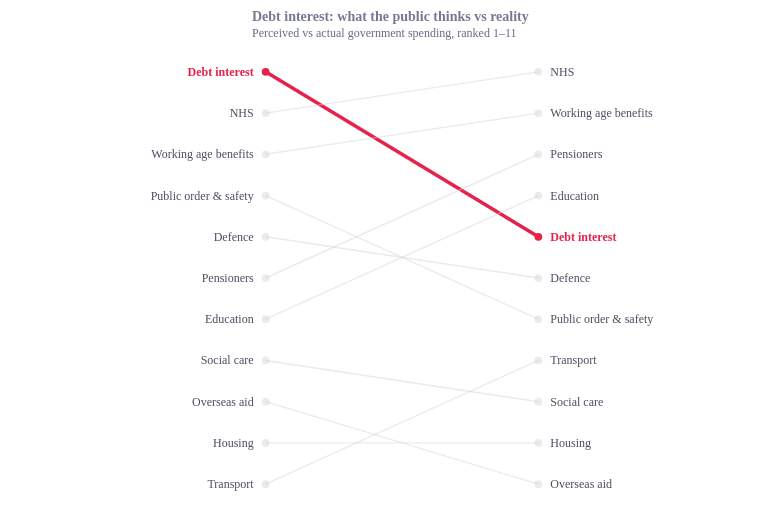

Here is the notebook cell this chart was saved with:
### Code cell
import pandas as pd
import altair as alt
from ecostyles import EcoStyles

styles = EcoStyles(); styles.register_and_enable_theme()

# YouGov perceptions (9–14 Nov 2025) vs reality (IFS). rank 1 = most spent.
perc = ["Debt interest","NHS","Working age benefits","Public order & safety","Defence",
        "Pensioners","Education","Social care","Overseas aid","Housing","Transport"]
real = ["NHS","Working age benefits","Pensioners","Education","Debt interest","Defence",
        "Public order & safety","Transport","Social care","Housing","Overseas aid"]

rows = []
for cat in perc:
    rows.append((cat, "Public thinks", perc.index(cat)+1, 0))
    rows.append((cat, "Reality",       real.index(cat)+1, 1))
df = pd.DataFrame(rows, columns=["cat","side","rank","xpos"])
df["hl"] = df["cat"] == "Debt interest"

RED, GREY, INKGREY = "#e6224b", "#cdd2dc", "#4a4f60"
base = alt.Chart(df)
ex = alt.X("xpos:Q", scale=alt.Scale(domain=[-0.05, 1.05]), axis=None)
ey = alt.Y("rank:Q", scale=alt.Scale(reverse=True, domain=[0.3, 11.7]), axis=None)

lines = base.mark_line().encode(x=ex, y=ey, detail="cat:N",
    color=alt.condition("datum.hl", alt.value(RED), alt.value(GREY)),
    size=alt.condition("datum.hl", alt.value(3.5), alt.value(1.4)),
    opacity=alt.condition("datum.hl", alt.value(1), alt.value(0.45)))
pts = base.mark_circle(size=60).encode(x=ex, y=ey,
    color=alt.condition("datum.hl", alt.value(RED), alt.value(GREY)),
    opacity=alt.condition("datum.hl", alt.value(1), alt.value(0.45)))

def txt(side, align, dx, hl, bold):
    d = df[(df.side == side) & (df.hl == hl)]
    return alt.Chart(d).mark_text(align=align, dx=dx, fontSize=12,
        fontWeight="bold" if bold else "normal",
        color=RED if hl else INKGREY).encode(x=ex, y=ey, text="cat:N")

labels = (txt("Public thinks","right",-12,False,False) + txt("Public thinks","right",-12,True,True)
        + txt("Reality","left",12,False,False)          + txt("Reality","left",12,True,True))


chart = (lines + pts + labels).properties(
    width=300, height=470, padding={"left":150, "right":130, "top":10, "bottom":10},
    title=alt.Title("Debt interest: what the public thinks vs reality",
        subtitle="Perceived vs actual government spending, ranked 1–11"))

styles.save(chart, name="perception_vs_reality", svg=True)
chart

### Figure 1 — Vega-Lite specification as saved in the notebook (floating-point values rounded to 4 significant figures)
{"config": {"font": "Circular Std", "text": {"color": "#676A86", "align": "left", "baseline": "middle", "dx": 7, "dy": 0, "fontSize": 11}, "view": {"stroke": null, "continuousWidth": 400, "continuousHeight": 300, "discreteWidth": 400, "discreteHeight": 300}, "range": {"category": ["#36B7B4", "#E6224B", "#F4C245", "#0063AF", "#00A767", "#179FDB", "#EB5C2E", "#5C267B", "#122B39"], "diverging": ["#E6224B", "#E54753", "#C9C9C9", "#179FDB", "#122B39"], "heatmap": ["#C9C9C9", "#179FDB", "#0063AF", "#122B39"], "ordinal": ["#00A767", "#36B7B4", "#179FDB", "#0063AF", "#243B5A"]}, "bar": {"color": "#179fdb"}, "line": {"color": "#e6224b"}, "rule": {"color": "#676A86"}, "area": {"opacity": 0.8}, "point": {"filled": true, "size": 80, "color": "#e6224b", "opacity": 0.95}, "geoshape": {"stroke": "white", "strokeWidth": 0.3}, "rect": {"fill": "#d6d4d4", "opacity": 0.3}, "axis": {"labelColor": "#676A86", "labelFontSize": 11, "labelFont": "Circular Std", "labelOpacity": 0.7, "tickColor": "#676A86", "tickOpacity": 0.5, "domainColor": "#676A86", "domainOpacity": 0.5, "gridColor": "#676A86", "gridDash": [2, 2], "gridOpacity": 0.5, "title": null, "titleColor": "#676A86", "titleOpacity": 0.8, "tickSize": 4}, "axisXDiscrete": {"grid": false, "labelAngle": 0, "tickCount": 10, "tickOpacity": 0.5, "title": null}, "axisYDiscrete": {"ticks": false, "labelPadding": 5}, "axisXTemporal": {"grid": false, "ticks": true}, "axisXQuantitative": {"grid": true}, "axisYQuantitative": {"gridColor": "#676A86", "gridDash": [1, 5], "gridOpacity": 0.5, "ticks": false, "labelPadding": 5, "tickCount": 8, "titleAngle": 0, "titleAlign": "left", "titleBaseline": "bottom", "titleX": 0, "titleY": -5}, "title": {"color": "#676A86E6", "subtitleColor": "#676A86", "font": "Circular Std", "subtitleFont": "Circular Std", "anchor": "start", "fontSize": 14, "subtitleFontSize": 12, "subtitlePadding": 4, "offset": 0, "frame": "group"}, "legend": {"titleColor": "#122b39", "title": null, "labelColor": "#122b39", "labelFontSize": 11}}, "layer": [{"mark": {"type": "line"}, "encoding": {"color": {"condition": {"test": "datum.hl", "value": "#e6224b"}, "value": "#cdd2dc"}, "detail": {"field": "cat", "type": "nominal"}, "opacity": {"condition": {"test": "datum.hl", "value": 1}, "value": 0.45}, "size": {"condition": {"test": "datum.hl", "value": 3.5}, "value": 1.4}, "x": {"axis": null, "field": "xpos", "scale": {"domain": [-0.05, 1.05]}, "type": "quantitative"}, "y": {"axis": null, "field": "rank", "scale": {"domain": [0.3, 11.7], "reverse": true}, "type": "quantitative"}}}, {"mark": {"type": "circle", "size": 60}, "encoding": {"color": {"condition": {"test": "datum.hl", "value": "#e6224b"}, "value": "#cdd2dc"}, "opacity": {"condition": {"test": "datum.hl", "value": 1}, "value": 0.45}, "x": {"axis": null, "field": "xpos", "scale": {"domain": [-0.05, 1.05]}, "type": "quantitative"}, "y": {"axis": null, "field": "rank", "scale": {"domain": [0.3, 11.7], "reverse": true}, "type": "quantitative"}}}, {"layer": [{"data": {"name": "data-d3086f34a72e4a3a77435ad90693245c"}, "mark": {"type": "text", "align": "right", "color": "#4a4f60", "dx": -12, "fontSize": 12, "fontWeight": "normal"}, "encoding": {"text": {"field": "cat", "type": "nominal"}, "x": {"axis": null, "field": "xpos", "scale": {"domain": [-0.05, 1.05]}, "type": "quantitative"}, "y": {"axis": null, "field": "rank", "scale": {"domain": [0.3, 11.7], "reverse": true}, "type": "quantitative"}}}, {"data": {"name": "data-bd234cc99ac56f5b57248ef6c9e55ca5"}, "mark": {"type": "text", "align": "right", "color": "#e6224b", "dx": -12, "fontSize": 12, "fontWeight": "bold"}, "encoding": {"text": {"field": "cat", "type": "nominal"}, "x": {"axis": null, "field": "xpos", "scale": {"domain": [-0.05, 1.05]}, "type": "quantitative"}, "y": {"axis": null, "field": "rank", "scale": {"domain": [0.3, 11.7], "reverse": true}, "type": "quantitative"}}}, {"data": {"name": "data-2ef3cf6a1ec5cc25c0e25da0a4408911"}, "mark": {"type": "text", "align": "left", "color": "#4a4f60", "dx": 12, "fontSize": 12, "fontWeight": "normal"}, "encoding": {"text": {"field": "cat", "type": "nominal"}, "x": {"axis": null, "field": "xpos", "scale": {"domain": [-0.05, 1.05]}, "type": "quantitative"}, "y": {"axis": null, "field": "rank", "scale": {"domain": [0.3, 11.7], "reverse": true}, "type": "quantitative"}}}, {"data": {"name": "data-6f2e5ae684f7e9179ec69d396b0f382e"}, "mark": {"type": "text", "align": "left", "color": "#e6224b", "dx": 12, "fontSize": 12, "fontWeight": "bold"}, "encoding": {"text": {"field": "cat", "type": "nominal"}, "x": {"axis": null, "field": "xpos", "scale": {"domain": [-0.05, 1.05]}, "type": "quantitative"}, "y": {"axis": null, "field": "rank", "scale": {"domain": [0.3, 11.7], "reverse": true}, "type": "quantitative"}}}]}], "data": {"name": "data-3719b92419810dfc0025fb1cbdb1aaac"}, "height": 470, "padding": {"left": 150, "right": 130, "top": 10, "bottom": 10}, "title": {"text": "Debt interest: what the public thinks vs reality", "subtitle": "Perceived vs actual government spending, ranked 1–11"}, "width": 300, "$schema": "https://vega.github.io/schema/vega-lite/v6.4.1.json", "datasets": {"data-3719b92419810dfc0025fb1cbdb1aaac": [{"cat": "Debt interest", "side": "Public thinks", "rank": 1, "xpos": 0, "hl": true}, {"cat": "Debt interest", "side": "Reality", "rank": 5, "xpos": 1, "hl": true}, {"cat": "NHS", "side": "Public thinks", "rank": 2, "xpos": 0, "hl": false}, {"cat": "NHS", "side": "Reality", "rank": 1, "xpos": 1, "hl": false}, {"cat": "Working age benefits", "side": "Public thinks", "rank": 3, "xpos": 0, "hl": false}, {"cat": "Working age benefits", "side": "Reality", "rank": 2, "xpos": 1, "hl": false}, {"cat": "Public order & safety", "side": "Public thinks", "rank": 4, "xpos": 0, "hl": false}, {"cat": "Public order & safety", "side": "Reality", "rank": 7, "xpos": 1, "hl": false}, {"cat": "Defence", "side": "Public thinks", "rank": 5, "xpos": 0, "hl": false}, {"cat": "Defence", "side": "Reality", "rank": 6, "xpos": 1, "hl": false}, {"cat": "Pensioners", "side": "Public thinks", "rank": 6, "xpos": 0, "hl": false}, {"cat": "Pensioners", "side": "Reality", "rank": 3, "xpos": 1, "hl": false}, {"cat": "Education", "side": "Public thinks", "rank": 7, "xpos": 0, "hl": false}, {"cat": "Education", "side": "Reality", "rank": 4, "xpos": 1, "hl": false}, {"cat": "Social care", "side": "Public thinks", "rank": 8, "xpos": 0, "hl": false}, {"cat": "Social care", "side": "Reality", "rank": 9, "xpos": 1, "hl": false}, {"cat": "Overseas aid", "side": "Public thinks", "rank": 9, "xpos": 0, "hl": false}, {"cat": "Overseas aid", "side": "Reality", "rank": 11, "xpos": 1, "hl": false}, {"cat": "Housing", "side": "Public thinks", "rank": 10, "xpos": 0, "hl": false}, {"cat": "Housing", "side": "Reality", "rank": 10, "xpos": 1, "hl": false}, {"cat": "Transport", "side": "Public thinks", "rank": 11, "xpos": 0, "hl": false}, {"cat": "Transport", "side": "Reality", "rank": 8, "xpos": 1, "hl": false}], "data-d3086f34a72e4a3a77435ad90693245c": [{"cat": "NHS", "side": "Public thinks", "rank": 2, "xpos": 0, "hl": false}, {"cat": "Working age benefits", "side": "Public thinks", "rank": 3, "xpos": 0, "hl": false}, {"cat": "Public order & safety", "side": "Public thinks", "rank": 4, "xpos": 0, "hl": false}, {"cat": "Defence", "side": "Public thinks", "rank": 5, "xpos": 0, "hl": false}, {"cat": "Pensioners", "side": "Public thinks", "rank": 6, "xpos": 0, "hl": false}, {"cat": "Education", "side": "Public thinks", "rank": 7, "xpos": 0, "hl": false}, {"cat": "Social care", "side": "Public thinks", "rank": 8, "xpos": 0, "hl": false}, {"cat": "Overseas aid", "side": "Public thinks", "rank": 9, "xpos": 0, "hl": false}, {"cat": "Housing", "side": "Public thinks", "rank": 10, "xpos": 0, "hl": false}, {"cat": "Transport", "side": "Public thinks", "rank": 11, "xpos": 0, "hl": false}], "data-bd234cc99ac56f5b57248ef6c9e55ca5": [{"cat": "Debt interest", "side": "Public thinks", "rank": 1, "xpos": 0, "hl": true}], "data-2ef3cf6a1ec5cc25c0e25da0a4408911": [{"cat": "NHS", "side": "Reality", "rank": 1, "xpos": 1, "hl": false}, {"cat": "Working age benefits", "side": "Reality", "rank": 2, "xpos": 1, "hl": false}, {"cat": "Public order & safety", "side": "Reality", "rank": 7, "xpos": 1, "hl": false}, {"cat": "Defence", "side": "Reality", "rank": 6, "xpos": 1, "hl": false}, {"cat": "Pensioners", "side": "Reality", "rank": 3, "xpos": 1, "hl": false}, {"cat": "Education", "side": "Reality", "rank": 4, "xpos": 1, "hl": false}, {"cat": "Social care", "side": "Reality", "rank": 9, "xpos": 1, "hl": false}, {"cat": "Overseas aid", "side": "Reality", "rank": 11, "xpos": 1, "hl": false}, {"cat": "Housing", "side": "Reality", "rank": 10, "xpos": 1, "hl": false}, {"cat": "Transport", "side": "Reality", "rank": 8, "xpos": 1, "hl": false}], "data-6f2e5ae684f7e9179ec69d396b0f382e": [{"cat": "Debt interest", "side": "Reality", "rank": 5, "xpos": 1, "hl": true}]}}
